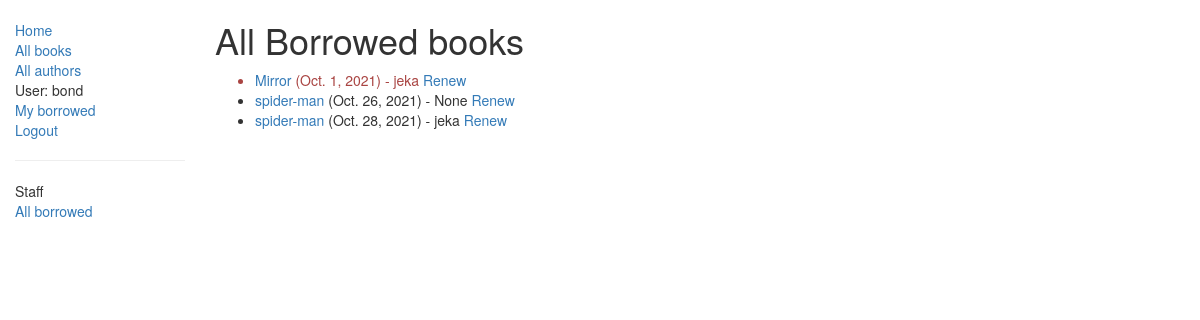
Page /catalog/borrowed/ (signed in) on the committed database.
### catalog/models.py (models this page shows, shortened)
class BookInstance(models.Model):
    id = models.UUIDField(primary_key=True, default=uuid.uuid4, help_text='Unique ID for this particular book across '
                                                                          'whole library')
    book = models.ForeignKey(Book, on_delete=models.SET_NULL, null=True)
    imprint = models.CharField(max_length=200)
    due_back = models.DateField(null=True, blank=True)
    borrower = models.ForeignKey(User, on_delete=models.SET_NULL, null=True, blank=True)
    LOAN_STATUS = (
        ('m', 'Maintenance'),
        ('o', 'On loan'),
        ('a', 'Available'),
        ('r', 'Reserved')
    )
    status = models.CharField(max_length=1, choices=LOAN_STATUS, blank=True, default='m', help_text='Book availability')
    class Meta:
        ordering = ['due_back']
        permissions = (("can_mark_returned", "Set book as returned"),)
    @property
    def is_overdue(self):
        if self.due_back and date.today() > self.due_back:
            return True
        return False

class Book(models.Model):
    title = models.CharField(max_length=200)
    author = models.ForeignKey('Author', on_delete=models.SET_NULL, null=True)
    summary = models.TextField(max_length=1000, help_text='Enter a brief description of the book')
    isbn = models.CharField('ISBN', max_length=13,
                            help_text='13 Character <a href="https://www.isbn-international.org/content/what-isbn'
                                      '">ISBN number</a>')
    genre = models.ManyToManyField(Genre, help_text='Select a genre for this book')
    language = models.ForeignKey('Language', on_delete=models.SET_NULL, null=True)
    def get_absolute_url(self):
        return reverse('book-detail', args=[str(self.id)])
    def display_genre(self):
        return ', '.join([genre.name for genre in self.genre.all()[:3]])
    display_genre.short_description = 'Genre'

### catalog/views.py (the view)
class AllLoanedBooksListView(PermissionRequiredMixin, LoginRequiredMixin, generic.ListView):
    permission_required = 'catalog.can_mark_returned'
    model = BookInstance
    template_name = 'catalog/bookinstance_list_all_borrowed_books.html'
    paginate_by = 10

### catalog/templates/catalog/bookinstance_list_all_borrowed_books.html
{% extends "base_generic.html" %}
{% block content %}
    <h1>All Borrowed books</h1>
    {% if bookinstance_list %}
    <ul>
      {% for bookinst in bookinstance_list %}
      <li class="{% if bookinst.is_overdue %}text-danger{% endif %}">
          <a href="{{ bookinst.book.get_absolute_url }}">{{bookinst.book.title}}</a> ({{ bookinst.due_back }}) - {{ bookinst.borrower }}
          <a href="{% url 'renew-book-librarian' bookinst.id %}">Renew</a>
      </li>
      {% endfor %}
    </ul>
    {% else %}
      <p>There are no books borrowed.</p>
    {% endif %}
{% endblock %}

### catalog/templates/base_generic.html (shortened to what this page needs)
<!DOCTYPE html>
<html lang="en">
<head>
    <link rel="stylesheet" href="https://maxcdn.bootstrapcdn.com/bootstrap/3.3.7/css/bootstrap.min.css">
    {% load static %}
    <link rel="stylesheet" href="{% static 'css/styles.css' %}">
</head>
<body>
    <div class="container-fluid">
        <div class="row">
            <div class="col-sm-2">
                {% block sidebar %}
                <ul class="sidebar-nav">
                    <li><a href="{% url 'index' %}">Home</a></li>
                    <li><a href="{% url 'books' %}">All books</a></li>
                    <li><a href="{% url 'authors' %}">All authors</a></li>
                {% if user.is_authenticated %}
                    <li>User: {{ user.get_username }}</li>
                    <li><a href="{% url 'my-borrowed' %}">My borrowed</a></li>
                    <li><a href="{% url 'logout' %}?next={{ request.path }}">Logout</a></li>
                {% else %}
                    <li><a href="{% url 'login' %}?next={{ request.path }}">Login</a></li>
                {% endif %}
                {% if perms.catalog.can_mark_returned %}
                    <hr>
                    <li>Staff</li>
                    <li><a href="{% url 'all_borrowed' %}">All borrowed</a></li>
                {% endif %}
                </ul>
                {% endblock %}
            </div>
            <div class="col-sm-10">
                {% block content %}{% endblock %}
            </div>
        </div>
    </div>
</body>
</html>

### catalog/static/css/styles.css (style rules this page uses)
.sidebar-nav { margin-top: 20px; padding: 0; list-style: none; }

### rows in the picture
BookInstance: book "Mirror", due_back "Oct. 1, 2021", borrower "jeka"
BookInstance: book "spider-man", due_back "Oct. 26, 2021", borrower "None"
BookInstance: book "spider-man", due_back "Oct. 28, 2021", borrower "jeka"

### other values in the picture
{{ user.get_username }} "bond"
